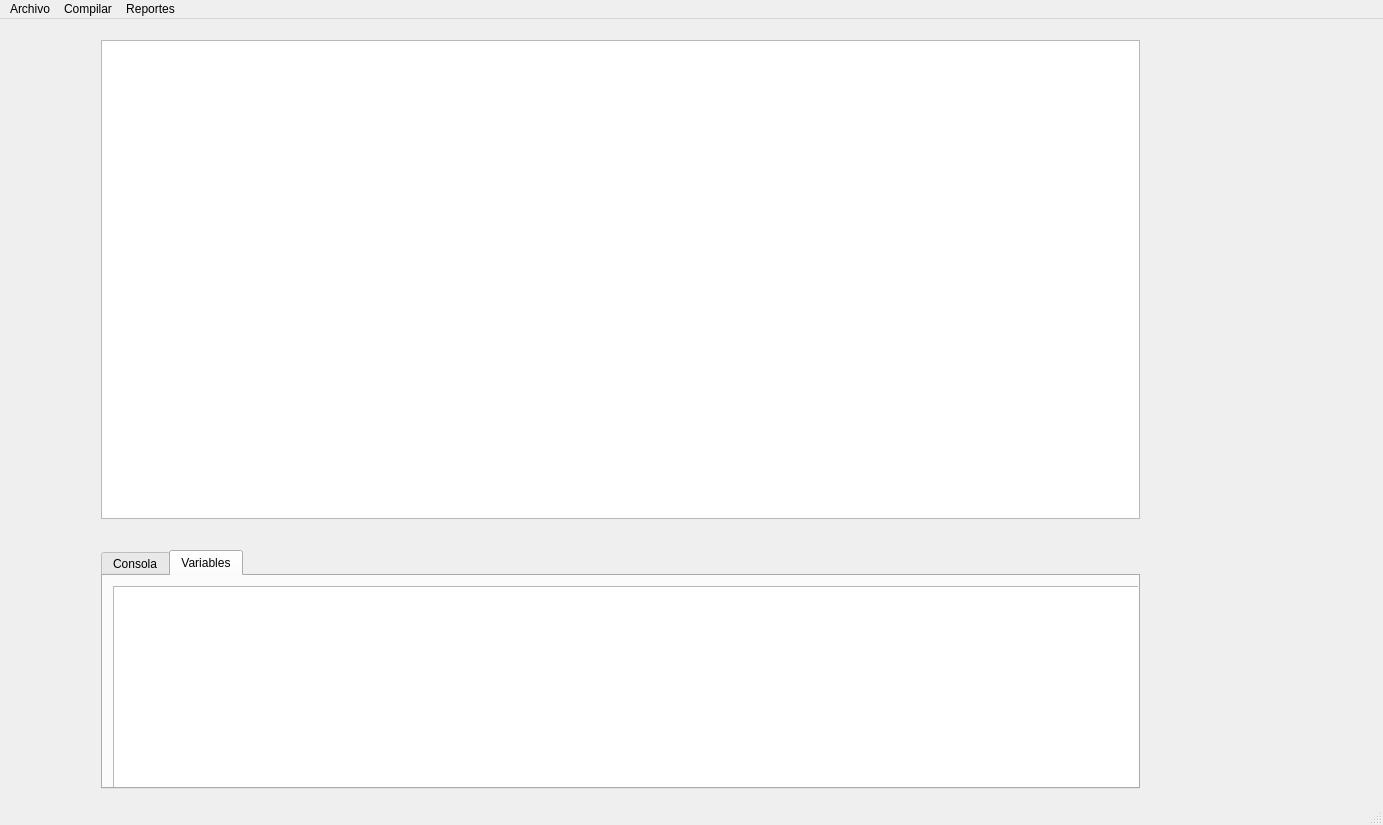
<?xml version="1.0" encoding="UTF-8"?>
<ui version="4.0">
 <class>MainWindow</class>
 <widget class="QMainWindow" name="MainWindow">
  <property name="geometry">
   <rect>
    <x>0</x>
    <y>0</y>
    <width>1383</width>
    <height>825</height>
   </rect>
  </property>
  <property name="windowTitle">
   <string>MainWindow</string>
  </property>
  <widget class="QWidget" name="centralWidget">
   <widget class="QWidget" name="gridLayoutWidget">
    <property name="geometry">
     <rect>
      <x>90</x>
      <y>10</y>
      <width>1061</width>
      <height>501</height>
     </rect>
    </property>
    <layout class="QGridLayout" name="gridLayout">
     <item row="0" column="0">
      <widget class="QTextEdit" name="txtEditor"/>
     </item>
    </layout>
   </widget>
   <widget class="QWidget" name="gridLayoutWidget_2">
    <property name="geometry">
     <rect>
      <x>90</x>
      <y>520</y>
      <width>1061</width>
      <height>261</height>
     </rect>
    </property>
    <layout class="QGridLayout" name="gridLayout_2">
     <item row="0" column="0">
      <widget class="QTabWidget" name="tabWidget">
       <property name="currentIndex">
        <number>1</number>
       </property>
       <widget class="QWidget" name="tab">
        <attribute name="title">
         <string>Consola</string>
        </attribute>
        <widget class="QTextBrowser" name="textBrowser">
         <property name="geometry">
          <rect>
           <x>10</x>
           <y>10</y>
           <width>1031</width>
           <height>201</height>
          </rect>
         </property>
        </widget>
       </widget>
       <widget class="QWidget" name="tab_2">
        <attribute name="title">
         <string>Variables</string>
        </attribute>
        <widget class="QTableWidget" name="tableWidget">
         <property name="geometry">
          <rect>
           <x>10</x>
           <y>10</y>
           <width>1031</width>
           <height>211</height>
          </rect>
         </property>
        </widget>
       </widget>
      </widget>
     </item>
    </layout>
   </widget>
  </widget>
  <widget class="QMenuBar" name="menuBar">
   <property name="geometry">
    <rect>
     <x>0</x>
     <y>0</y>
     <width>1383</width>
     <height>22</height>
    </rect>
   </property>
   <widget class="QMenu" name="menuArchivo">
    <property name="title">
     <string>Archivo</string>
    </property>
    <addaction name="actionCrear"/>
    <addaction name="separator"/>
    <addaction name="actionAbrir"/>
    <addaction name="separator"/>
    <addaction name="actionGuardar"/>
    <addaction name="separator"/>
    <addaction name="actionGuardar_Como"/>
    <addaction name="separator"/>
   </widget>
   <widget class="QMenu" name="menuCompilar">
    <property name="title">
     <string>Compilar</string>
    </property>
    <addaction name="actionCompilar"/>
   </widget>
   <widget class="QMenu" name="menuReportes">
    <property name="title">
     <string>Reportes</string>
    </property>
    <addaction name="actionErrores"/>
    <addaction name="separator"/>
    <addaction name="actionGenerador_AST"/>
    <addaction name="separator"/>
   </widget>
   <addaction name="menuArchivo"/>
   <addaction name="menuCompilar"/>
   <addaction name="menuReportes"/>
  </widget>
  <widget class="QStatusBar" name="statusBar"/>
  <action name="actionCrear">
   <property name="text">
    <string>Crear</string>
   </property>
  </action>
  <action name="actionAbrir">
   <property name="text">
    <string>Abrir</string>
   </property>
  </action>
  <action name="actionGuardar">
   <property name="text">
    <string>Guardar</string>
   </property>
  </action>
  <action name="actionGuardar_Como">
   <property name="text">
    <string>Guardar Como</string>
   </property>
  </action>
  <action name="actionErrores">
   <property name="text">
    <string>Errores</string>
   </property>
  </action>
  <action name="actionGenerador_AST">
   <property name="text">
    <string>Generador AST</string>
   </property>
  </action>
  <action name="actionCompilar">
   <property name="text">
    <string>Compilar</string>
   </property>
  </action>
 </widget>
 <layoutdefault spacing="6" margin="11"/>
 <resources/>
 <connections/>
</ui>
